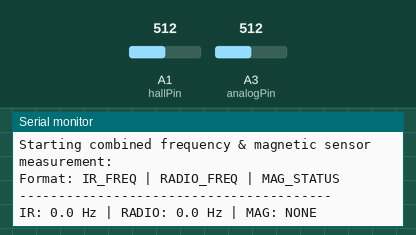
This sketch was run on a simulated Arduino Uno, built with avr-gcc and run on an emulated ATmega328P. Shown: the last lines printed to the serial monitor. Inputs (shaded band) come from the test bench; at power-on: A1 (hallPin) = 512, A3 (analogPin) = 512.

Above: at 1.7 s.
1.8 s: A1 (hallPin) set to 531
At 2.4 s:
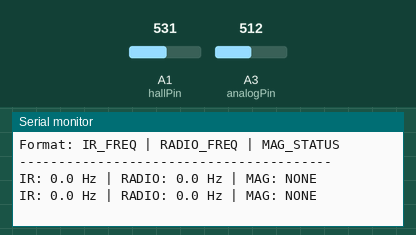
3.3 s: A1 (hallPin) set to 540
At 5.8 s:
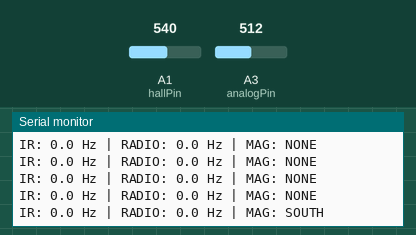

Measured:
- the behaviour switches between 539 and 540 on A1 (hallPin) (found by bisection; images 1 and 2)
- after the input at 3.3 s, the serial monitor: prints a new line after 1.7 s (image 2)

The sketch:

combinedetectIRHALLRAD.ino
```cpp
// --------- Analog threshold frequency measurement on A3 ----------
const int analogPin = A3;                   // Analog input pin for voltage threshold
const float thresholdVoltage = 2.5;         // Voltage threshold in volts
const unsigned long sampleInterval = 1;     // Sampling interval in ms
const unsigned long debounceMsAnalog = 2;   // Debounce time for analog crossing in ms

unsigned long lastSampleTimeAnalog = 0;
unsigned long lastPulseTimeAnalog = 0;
unsigned long pulseCountAnalog = 0;

bool lastAboveThreshold = false;

// --------- Digital interrupt pulse frequency measurement on A0 ---------
const int digitalPin = A0;
volatile unsigned long pulseCountDigital = 0;
const unsigned long debounceUsDigital = 100;  // debounce for digital ISR in microseconds
volatile unsigned long lastPulseTimeDigital = 0;

// --------- Hall effect sensor on A1 ----------
const int hallPin = A1;               // Analog pin for Hall sensor, changed from A0
const int sampleCount = 10;           // Number of samples for oversampling
const float hallThreshold = 50.0;    // Threshold for magnetic event detection
const float referenceVoltage = 5.0;  // Adjust to 3.3 if board uses 3.3V ADC reference

// EMA filtering
const float alpha = 0.2;              // EMA smoothing factor
float filteredValue = 0;
float baseline = 0;
const float gain = 2.0;               // Software gain factor

// --------- Display timing ----------
unsigned long lastDisplayTime = 0;
const unsigned long displayInterval = 1000;  // Display frequencies every 1 second
unsigned long lastMagReadTime = 0;
const unsigned long magReadInterval = 200;   // Read Hall sensor every 200 ms

void setup() {
  Serial.begin(115200);
  while (!Serial);

  // Setup pins
  pinMode(analogPin, INPUT);
  pinMode(digitalPin, INPUT_PULLUP);
  pinMode(hallPin, INPUT);

  // Attach interrupt for digital pulse counting on A0
  attachInterrupt(digitalPinToInterrupt(digitalPin), countPulseDigital, FALLING);

  Serial.println("Starting combined frequency & magnetic sensor measurement:");
  Serial.println("Format: IR_FREQ | RADIO_FREQ | MAG_STATUS");
  Serial.println("----------------------------------------");

  calibrateBaseline();
}

void loop() {
  unsigned long currentMillis = millis();

  // --- Analog pulse detection by voltage threshold crossing ---
  if (currentMillis - lastSampleTimeAnalog >= sampleInterval) {
    lastSampleTimeAnalog = currentMillis;

    int rawValue = analogRead(analogPin);
    float voltage = rawValue * (3.3 / 1023.0);

    bool currentlyAbove = (voltage > thresholdVoltage);

    if (lastAboveThreshold && !currentlyAbove) {
      if (currentMillis - lastPulseTimeAnalog > debounceMsAnalog) {
        pulseCountAnalog++;
        lastPulseTimeAnalog = currentMillis;
      }
    }

    lastAboveThreshold = currentlyAbove;
  }

  // --- Display frequencies every second ---
  if (currentMillis - lastDisplayTime >= displayInterval) {
    lastDisplayTime = currentMillis;

    // Analog frequency (IR)
    float frequencyAnalog = (float)pulseCountAnalog / (displayInterval / 1000.0);
    pulseCountAnalog = 0;

    // Digital frequency (Radio)
    noInterrupts();
    unsigned long pulsesDigital = pulseCountDigital;
    pulseCountDigital = 0;
    interrupts();
    float frequencyDigital = (float)pulsesDigital / (displayInterval / 1000.0);

    // Get magnetic status
    String magStatus = getMagneticStatus();

    // Print all in one line
    Serial.print("IR: ");
    Serial.print(frequencyDigital, 1);
    Serial.print(" Hz | RADIO: ");
    Serial.print(frequencyAnalog, 1);
    Serial.print(" Hz | MAG: ");
    Serial.println(magStatus);
  }

  // --- Hall sensor reading every 200ms ---
  if (currentMillis - lastMagReadTime >= magReadInterval) {
    lastMagReadTime = currentMillis;
    updateMagneticReading();
  }
}

// --------- ISR for digital pulse counting ---------
void countPulseDigital() {
  unsigned long now = micros();
  if (now - lastPulseTimeDigital >= debounceUsDigital) {
    pulseCountDigital++;
    lastPulseTimeDigital = now;
  }
}

// --------- Hall sensor baseline calibration ---------
void calibrateBaseline() {
  long total = 0;
  for (int i = 0; i < 100; i++) {
    total += analogRead(hallPin);
    delay(5);
  }
  baseline = total / 100.0;
  filteredValue = baseline;
}

// --------- Update Hall sensor reading ---------
void updateMagneticReading() {
  long sum = 0;
  for (int i = 0; i < sampleCount; i++) {
    sum += analogRead(hallPin);
    delay(2);
  }
  float avgSensorValue = sum / (float)sampleCount;

  // Apply EMA filter
  filteredValue = alpha * avgSensorValue + (1 - alpha) * filteredValue;
}

// --------- Get magnetic status as string ---------
String getMagneticStatus() {
  float delta = (filteredValue - baseline) * gain;

  if (delta > hallThreshold) {
    return "SOUTH";
  } else if (delta < -hallThreshold) {
    return "NORTH";
  } else {
    return "NONE";
  }
}
```
